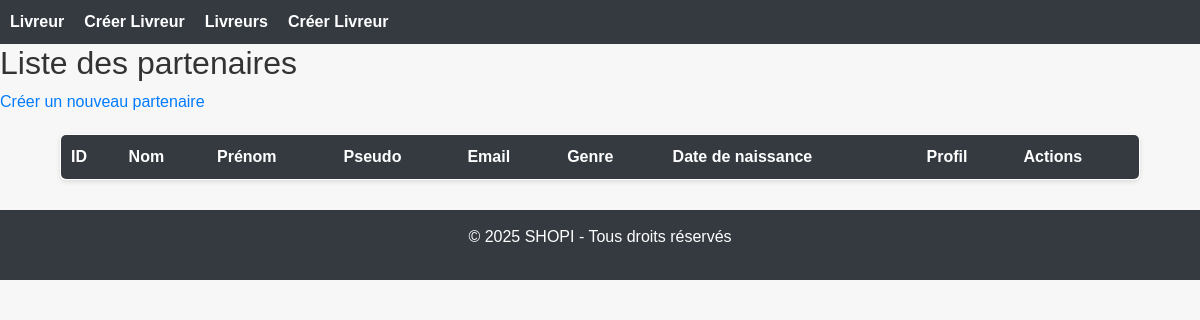
The app's page /partenaire/ (signed in), older data.
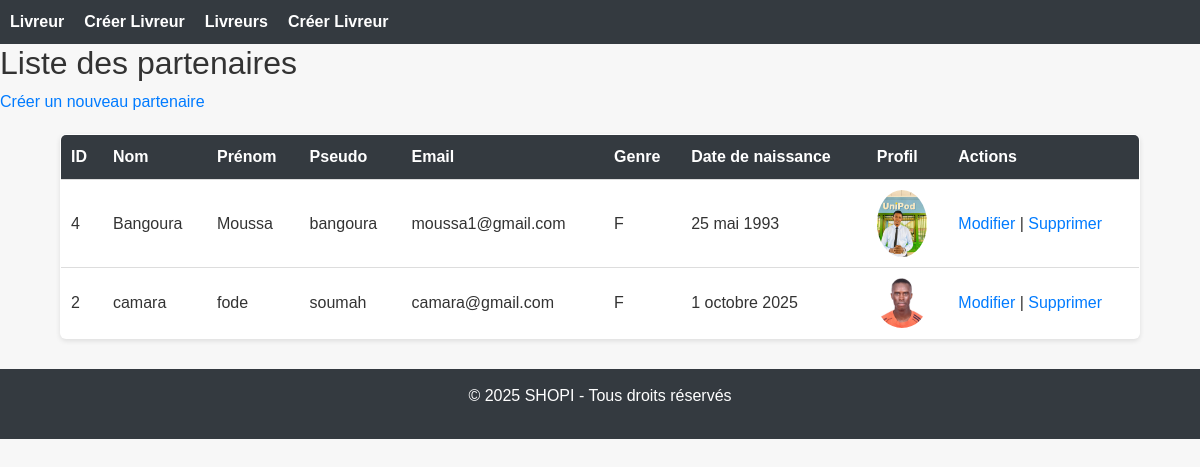
The same page, newer data.
### Partenaire/models.py (models this page shows, shortened)
class Partenaire(models.Model):
    nom = models.CharField(
        max_length=100,
        verbose_name="Nom",
        help_text="Nom de famille du partenaire."
    )
    prenom = models.CharField(
        max_length=100,
        verbose_name="Prénom",
        help_text="Prénom du partenaire."
    )
    pseudo = models.CharField(
        max_length=50,
        unique=True,
        verbose_name="Nom d'utilisateur (pseudo)",
        help_text="Nom unique utilisé pour se connecter."
    )
    mail = models.EmailField(
        unique=True,
        verbose_name="Adresse e-mail",
        help_text="Adresse mail utilisée pour la connexion et la communication."
    )
    profil = models.ImageField(
        upload_to='profils_partenaire/',
        blank=True,
        null=True,
        verbose_name="Photo de profil",
        help_text="Image représentant le partenaire (facultative)."
    )
    GENRE_CHOIX = [
        ('M', 'Masculin'),
        ('F', 'Féminin'),
    ]
    genre = models.CharField(
        max_length=1,
        choices=GENRE_CHOIX,
        verbose_name="Genre",
        help_text="Sexe du partenaire : M ou F."
    )
    date_naissance = models.DateField(
        verbose_name="Date de naissance",
        help_text="Date de naissance du partenaire."
    )
    mot_de_passe = models.CharField(
        max_length=255,
        verbose_name="Mot de passe",
        help_text="Mot de passe chiffré pour l'accès au compte."
    )
    date_creation = models.DateTimeField(
        auto_now_add=True,
        verbose_name="Date de création du compte"
    )
    class Meta:
        verbose_name = "Partenaire"
        verbose_name_plural = "Partenaires"
        ordering = ['-date_creation']

### Partenaire/decorators.py (the view)
    def wrapper(request, *args, **kwargs):
        if 'partenaire_id' not in request.session:
            messages.warning(request, "Veuillez vous connecter pour accéder à cette page.")
            return redirect('login_partenaire')
        return view_func(request, *args, **kwargs)

### Partenaire/views.py (called while the page is built)
@partenaire_login_required
def liste_partenaires(request):
    partenaires = Partenaire.objects.all().order_by('-date_creation')
    return render(request, 'partenaires/liste_partenaires.html', {'partenaires': partenaires})

### Partenaire/Templates/partenaires/liste_partenaires.html
{% extends "base.html" %}
{% load static %}
{% block content %}
<h2>Liste des partenaires</h2>
<a href="{% url 'creer_partenaire' %}">Créer un nouveau partenaire</a>
<table border="1" cellpadding="5" cellspacing="0">
  <thead>
    <tr>
      <th>ID</th>
      <th>Nom</th>
      <th>Prénom</th>
      <th>Pseudo</th>
      <th>Email</th>
      <th>Genre</th>
      <th>Date de naissance</th>
      <th>Profil</th>
      <th>Actions</th>
    </tr>
  </thead>
  <tbody>
    {% for partenaire in partenaires %}
    <tr>
      <td>{{ partenaire.id }}</td>
      <td>{{ partenaire.nom }}</td>
      <td>{{ partenaire.prenom }}</td>
      <td>{{ partenaire.pseudo }}</td>
      <td>{{ partenaire.mail }}</td>
      <td>{{ partenaire.genre }}</td>
      <td>{{ partenaire.date_naissance }}</td>
      <td>
        {% if partenaire.profil %}
          <img src="{{ partenaire.profil.url }}" width="50">
        {% endif %}
      </td>
      <td>
        <a href="{% url 'modifier_partenaire' partenaire.id %}">Modifier</a> |
        <a href="{% url 'supprimer_partenaire' partenaire.id %}">Supprimer</a>
      </td>
    </tr>
    {% endfor %}
  </tbody>
</table>
{% endblock %}

### Livreur/Templates/base.html (shortened to what this page needs)
<!DOCTYPE html>
<html lang="fr">
<head>
    {% load static %}
    <link href="{% static 'css/bootstrap.min.css' %}" rel="stylesheet">
    <link rel="stylesheet" href="{% static 'css/style.css' %}">
</head>
<body>
    <nav>
        <ul>
            <li><a href="{% url 'liste_livreurs' %}">Livreur</a></li>
            <li><a href="{% url 'creer_livreur' %}">Créer Livreur</a></li>
            <li><a href="{% url 'liste_livreurs' %}">Livreurs</a></li>
            <li><a href="{% url 'creer_livreur' %}">Créer Livreur</a></li>
        </ul>
    </nav>
    <main>
        {% block content %}{% endblock %}
    </main>
    <footer>
        <p>&copy; {% now "Y" %} SHOPI - Tous droits réservés</p>
    </footer>
</body>
</html>

### static/css/style.css (style rules this page uses)
body { font-family: Arial, sans-serif; margin: 0; padding: 0; background-color: #f7f7f7; color: #333; }
a { color: #007bff; text-decoration: none; }
nav { background-color: #343a40; padding: 10px; }
nav ul { list-style: none; margin: 0; padding: 0; display: flex; }
nav ul li { margin-right: 20px; }
nav ul li a { color: #fff; font-weight: bold; }
table { width: 90%; margin: 20px auto; border-collapse: collapse; background-color: #fff; border-radius: 6px; overflow: hidden; box-shadow: 0 2px 5px rgba(0, 0, 0, 0.1); }
table th, table td { padding: 10px; text-align: left; border-bottom: 1px solid #ddd; }
table th { background-color: #343a40; color: #fff; }
footer { text-align: center; padding: 15px; background-color: #343a40; color: #fff; margin-top: 30px; }
img { border-radius: 50%; max-width: 50px; height: auto; }

Row changes from the older to the newer data that the page shows:
added Partenaire: id "4", nom "Bangoura", prenom "Moussa", pseudo "bangoura", mail "moussa1@gmail.com", genre "F", date_naissance "25 mai 1993", profil (picture)
added Partenaire: id "2", nom "camara", prenom "fode", pseudo "soumah", mail "camara@gmail.com", genre "F", date_naissance "1 octobre 2025", profil (picture)
